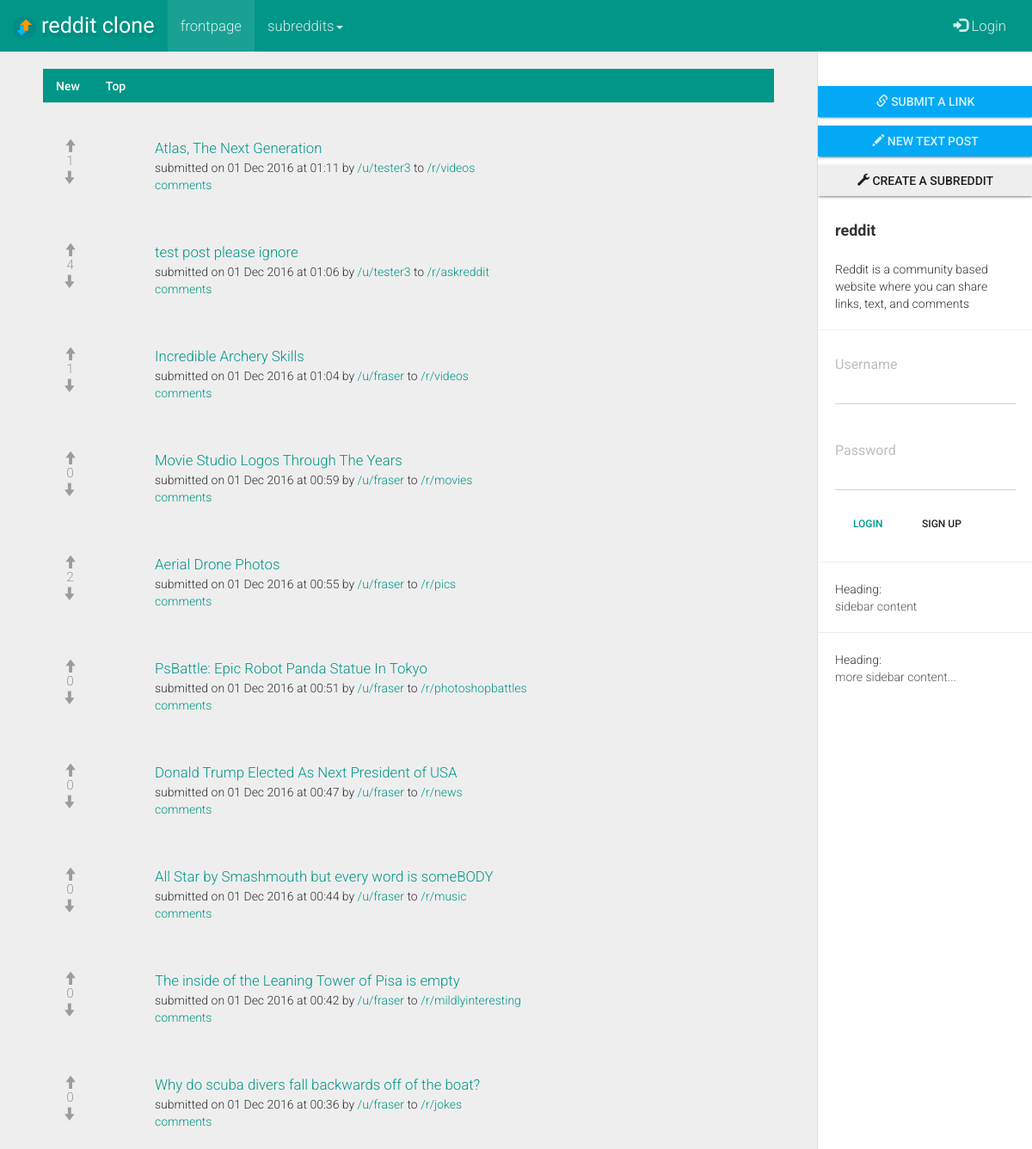
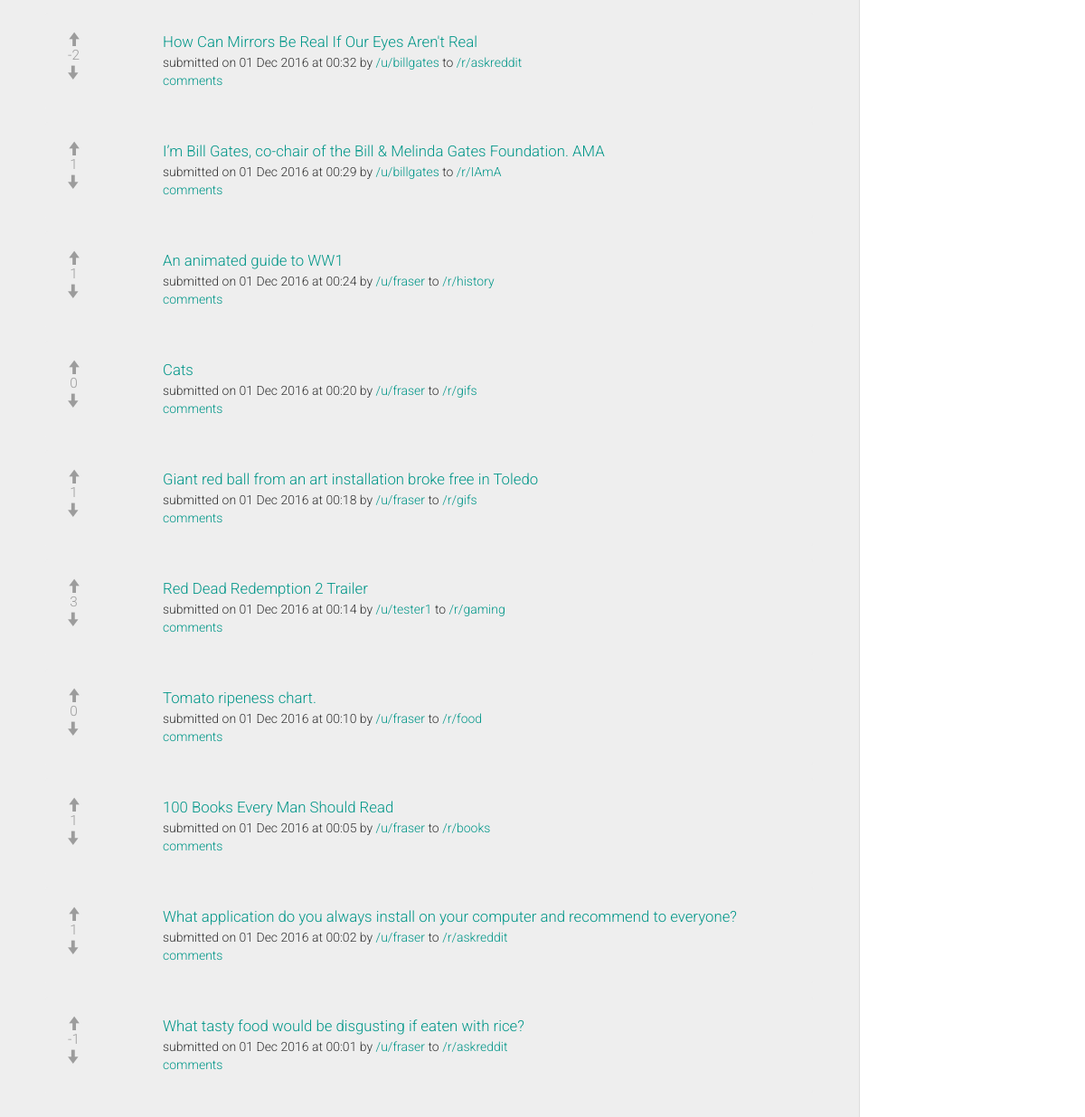
The page / on the database its author committed (2 pictures, top to bottom).
### tables this page shows
CREATE TABLE posts (
  post_id TEXT UNIQUE,
  related_subreddit_id TEXT,
  related_subreddit_name TEXT,
  related_user_id TEXT,
  post_type TEXT,
  post_title TEXT,
  url_friendly_title TEXT,
  post_link TEXT,
  post_textarea TEXT,
  post_timestamp TEXT,
  post_votes TEXT,
  upvoted_by_user TEXT,
  downvoted_by_user TEXT
);

### app.py (the view)
@app.route('/')
def root():
  if 'subreddit' in session:
    session.pop('subreddit', None)
    session.pop('subreddit_id', None)
  if 'username' in session:
    username = session['username']
  else:
    username = 'null'
  con = sqlite3.connect(db_location)
  con.row_factory = sqlite3.Row
  cursor = con.cursor()
  cursor.execute("SELECT * FROM posts ORDER BY post_timestamp DESC")
  new_posts = cursor.fetchall()
  cursor.execute("SELECT * FROM posts ORDER BY cast(post_votes as REAL) DESC")
  top_posts = cursor.fetchall()
  cursor.execute("SELECT post_id FROM posts WHERE upvoted_by_user LIKE ? ORDER BY post_timestamp desc",('%'+username+'%',))
  upvoted_by_user = cursor.fetchall()
  cursor.execute("SELECT post_id FROM posts WHERE downvoted_by_user LIKE ? ORDER BY post_timestamp desc",('%'+username+'%',))
  downvoted_by_user = cursor.fetchall()
  cursor.execute("SELECT post_id FROM posts WHERE upvoted_by_user LIKE ? ORDER BY cast(post_votes as REAL) desc",('%'+username+'%',))
  top_upvoted_by_user = cursor.fetchall()
  cursor.execute("SELECT post_id FROM posts WHERE downvoted_by_user LIKE ? ORDER BY cast(post_votes as REAL) desc",('%'+username+'%',))
  top_downvoted_by_user = cursor.fetchall()
  return render_template('frontpage.html', new_posts = new_posts, top_posts = top_posts, upvoted_by_user = upvoted_by_user, downvoted_by_user = downvoted_by_user, top_upvoted_by_user = top_upvoted_by_user, top_downvoted_by_user = top_downvoted_by_user), 200

### app.py (called while the page is built)
@app.teardown_appcontext
def close_db_connection(exception):
  db = getattr(g, 'db', None)
  if db is not None:
    db.close()

### templates/frontpage.html (shortened to what this page needs)
{% extends "base.html" %}
{% block body %}
    <div id="wrapper">
        <div id="sidebar-wrapper">
            <ul class="sidebar-nav"><div class="sidebar-spacer"> </div>
              <a href="{{ url_for('submit_form', _anchor='link') }}" class="btn btn-info btn-raised btn-block btn-sq"><span class="glyphicon glyphicon-link"> </span> submit a link</a>
              <a href="{{ url_for('submit_form', _anchor='text') }}" class="btn btn-info btn-raised btn-block btn-sq"><span class="glyphicon glyphicon-pencil"> </span> new text post</a>
              <a href="{{ url_for('subreddit_creation_form') }}" class="btn btn-default btn-raised btn-block btn-sq btn-create-sub"><span class="glyphicon glyphicon-wrench"> </span> create a subreddit</a>
                <li class="sidebar-brand">
                    <strong>reddit</strong>
                </li>
                <li>
                    <small class="sidebar-item">Reddit is a community based website where you can share links, text, and comments</small>
                </li>
                {% if session['username'] %}
                {% else %}
                  <hr>
                  <li>
                    <form action="{{ url_for('login') }}" method="POST">
                      <div class="form-group">
                        <label for="username">Username</label>
                        <input type="text" maxlength="15" name="username" id="username" class="form-control sidebar-login nospace" required>
                      </div>
                      <div class="form-group">
                        <label for="password">Password</label>
                        <input type="password" maxlength="50" name="password" id="password" class="form-control sidebar-login" required>
                      </div>
                      <button type="submit" class="btn btn-primary btn-sm">Login</button>
                      <a href="{{ url_for('register') }}" class="btn btn-default btn-sm">Sign up</a>
                    </form>
                  </li>
                {% endif %}
                <hr>
                <li>
                    <small>Heading:</small>
                    <p class="sidebar-item">sidebar content</p>
                </li>
                <hr>
                <li>
                    <small>Heading:</small>
                    <p class="sidebar-item">more sidebar content...</p>
                </li>
            </ul>
        </div>
        <div id="page-content-wrapper">
            <div class="container-fluid">
                <div class="row">
                    <div class="col-lg-12">
                        <ul class="nav nav-tabs">
                          <li class="active" id="new-tab"><a href="#new" id="show-new"> New</a></li>
                          <li id="top-tab"><a href="#top" id="show-top"> Top</a></li>
                        </ul>
                        <div class="tab-content">
                        <div id="new" class="tab-pane fade in active">
                      {% set upvote_count = 0 %}
                      {% set downvote_count = 0 %}
                         {% for post in new_posts %}
                          <div class="bs-callout bs-callout">
                            <div class="post-votes noselect">
                              {% if session['username'] %}
                                <input type="hidden" class="upvoted-by-user" value="{{ session['username'] }}">
                                  {% if post.post_id in upvoted_by_user[upvote_count] %}
                                      <span class="glyphicon glyphicon-arrow-up prev-upvoted" id="prev-upvoted"> </span><br>
                                      {% set upvote_count = upvote_count + 1 %}
                                  {% else %}
                                      <span class="glyphicon glyphicon-arrow-up upvote" id="upvote"> </span><br>
                                  {% endif %}
                              {% else %}
                                <span class="glyphicon glyphicon-arrow-up upvote-disabled" data-toggle="modal" data-target="#vote-login"> </span><br>
                              {% endif %}
                              <span class="votes-number">{{ post.post_votes }}</span><br>
                              {% if session['username'] %}
                                <input type="hidden" class="downvoted-by-user" value="{{ session['username'] }}">
                                  {% if post.post_id in downvoted_by_user[downvote_count] %}
                                    <span class="glyphicon glyphicon-arrow-down prev-downvoted" id="prev-downvoted"> </span><br>
                                     {% set downvote_count = downvote_count + 1 %}
                                  {% else %}
                                    <span class="glyphicon glyphicon-arrow-down downvote" id="downvote"> </span><br>
                                  {% endif %}
                              {% else %}
                                <span class="glyphicon glyphicon-arrow-down downvote-disabled" data-toggle="modal" data-target="#vote-login"> </span><br>
                              {% endif %}
                            </div>
                          {% if post.post_type == 'link' %}
                            <div class="thumb-img">
                              <div class="link-thumb" style="background-image: url('{{ post.post_link }}');">
                                <a class="thumb-href" href="{{ ''.join([' ',post.post_link]) }}" target="_blank"></a>
                              </div>
                            </div>
                          {% else %}
                            <div class="thumb-img">
                              <div class="text-thumb">
                                <a class="thumb-href" href="{{ url_for('comments_section', subreddit = post.related_subreddit_name, post_id = post.post_id, post_title = post.url_friendly_title) }}"></a>
                              </div>
                            </div>
                          {% endif %}
                          {% if post.post_type == 'link' %}
                            <a href="{{ ''.join([' ',post.post_link]) }}" class="sub-list-link" target="_blank">{{ post.post_title }} </a><br>
                          {% else %}
                            <a href="{{ url_for('comments_section', subreddit = post.related_subreddit_name, post_id = post.post_id, post_title = post.url_friendly_title) }}" class="sub-list-link">{{ post.post_title }} </a><br>
                          {% endif %}
                            <small>submitted on {{ post.post_timestamp }} by <a href="{{ url_for('user',user=post.related_user_id) }}">/u/{{ post.related_user_id }}</a> to <a href="{{ url_for('subreddit',subreddit=post.related_subreddit_name) }}">/r/{{ post.related_subreddit_name }}</a> </small>
                            <br><small><a href="{{ url_for('comments_section', subreddit = post.related_subreddit_name, post_id = post.post_id, post_title = post.url_friendly_title) }}">comments</a></small>
                          </div>
                        {% endfor %}
                       </div>
                    {% set top_upvote_count = 0 %}
                    {% set top_downvote_count = 0 %}
                       </div>
                    </div>
                </div>
            </div>
        </div>
    </div>
{% endblock %}

### templates/base.html (shortened to what this page needs)
<html>
<head>
  <link href="{{ url_for('static', filename='css/bootstrap.min.css') }}" rel="stylesheet">
  <link href="{{ url_for('static', filename='css/bootstrap-material-design.min.css') }}" rel="stylesheet">
  <link href="{{ url_for('static', filename='css/ripples.min.css') }}" rel="stylesheet">
  <link href="//cdn.rawgit.com/FezVrasta/dropdown.js/master/jquery.dropdown.css" rel="stylesheet">
  <link href="{{ url_for('static', filename='css/style.css') }}" rel="stylesheet">
  <link href="{{ url_for('static', filename='css/sidebar.css') }}" rel="stylesheet">
  <link href="{{ url_for('static', filename='css/jquery-ui.css') }}" rel="stylesheet">
</head>
<body>
<nav class="navbar navbar-default">
  <div class="container-fluid">
    <div class="navbar-header">
      <a class="navbar-brand navLogo" href="{{ url_for('root') }}"><img src="{{ url_for('static', filename='img/icons/logo.png') }}" id="logo-img">reddit clone</a>
    </div>
    <div class="collapse navbar-collapse" id="bs-example-navbar-collapse-1">
      <ul class="nav navbar-nav">
        <li {% if request.path == '/' %}class="active"{% endif %}><a href="{{
        url_for('root') }}"> frontpage<span class="sr-only">(current)</span></a></li>
        <li class="dropdown">
          <a href="#" class="dropdown-toggle" data-toggle="dropdown"
          role="button" aria-haspopup="true" aria-expanded="false"> subreddits<span class="caret"></span></a>
        </li>
      </ul>
      <ul class="nav navbar-nav navbar-right">
        {% if session['username'] %}
        <li class="dropdown">
          <a href="#" class="dropdown-toggle" data-toggle="dropdown"
          role="button" aria-haspopup="true" aria-expanded="false"><span
          class="glyphicon glyphicon-user"></span> {{ session['username'] }} <span class="caret"></span></a>
          <ul class="dropdown-menu">
            <li><a href="{{ url_for('user',user=session['username']) }}">My profile</a></li>
            <li role="separator" class="divider"></li>
            <li><a href="{{ url_for('logout') }}"><span class="glyphicon
            glyphicon-log-out"></span> Logout</a></li>
          </ul>
        </li>
        {% else %}
        <li><a href="{{ url_for('login') }}"><span class="glyphicon
        glyphicon-log-in"></span> Login</a></li>
        {% endif %}
      </ul>
    </div>
  </div>
</nav>
  <div class="container">
  {% block body %}
  {% endblock %}
  </div>
</body>
</html>

### static/css/style.css (style rules this page uses)
@media (min-width: 768px) { .navbar { border-radius: 0px !important; } }
small { font-size: 100%; }
.navbar .navbar-nav>li>a { font-size: 1.2em !important; }
.sidebar-nav > .btn { margin: 10px 0px !important; }
.navbar-brand { color: #fff !important; font-size: 1.8em; font-family: 'Jockey One', sans-serif; text-shadow: 2px 4px 3px rgba(0,0,0,0.1); -webkit-font-smoothing: antialiased; -moz-osx-font-smoothing: grayscale; }
#logo-img { height: 90%; margin-top: 4px; float: left; background: darkcyan; border-radius: 50%; padding: 3px; margin-right: 6px; }
.form-control { border-radius:0px !important; }
input.sidebar-login { height: 30px !important; }
.btn-sq { border-radius: 0px !important; }
.btn-create-sub { border-color: #e0e0e0 !important; }
.post-votes { float: left; width: 40px; height: 50px; text-align: center; padding-right: 7px; margin-left: -10px; font-size: 1.1em; }
.votes-number { color: #9c9c9c; }
.upvote-disabled { cursor: pointer; color: #9c9c9c; }
.downvote-disabled { cursor: pointer; color: #9c9c9c; }
.bs-callout { padding: 20px; margin: 20px 0; border: 1px solid #eee; border-left-width: 5px; border-radius: 3px; }
.bs-callout+.bs-callout { margin-top: -5px; }
.sub-list-link { font-size: 1.2em; }
div.default-thumb { background-image: url(https://i.imgur.com/GK3uwxk.png) !important; }
div.link-thumb { width: 60px; height: 60px; float: left; margin-right: 15px; margin-top: -4px; background-size: cover; background-repeat: no-repeat; background-position: 50% 50%; border-radius: 30px; position: relative }
div.text-thumb { width: 60px; height: 60px; float: left; margin-right: 15px; margin-top: -4px; background-image: url(https://i.imgur.com/6bB8Y9o.png); background-size: cover; background-repeat: no-repeat; background-position: 50% 50%; border-radius: 30px; position: relative }
.thumb-href { position:absolute; top:0px; left:0px; width:100%; height:100%; display:inline; }
#sidebar-wrapper { position: fixed !important; top: 0px; overflow-y: scroll !important; }
#page-content-wrapper { position: relative !important; }
@media (min-width: 768px) and (max-width: 1400px) { .container { width: 100% !important; } }
.bs-callout > small { white-space: pre; }
.navbar { z-index: 5555; }
.noselect { -webkit-touch-callout: none; -webkit-user-select: none; -khtml-user-select: none; -moz-user-select: none; -ms-user-select: none; user-select: none; }

### static/css/sidebar.css (style rules this page uses)
body { overflow-x: hidden; }
#wrapper { margin-top: -20px; padding-left: 0; -webkit-transition: all 0.5s ease; -moz-transition: all 0.5s ease; -o-transition: all 0.5s ease; transition: all 0.5s ease; }
#sidebar-wrapper { z-index: 1000; position: absolute; right: 0px; width: 0; height: 100%; margin-left: -250px; overflow: hidden; background: #fff; border-left: 1px solid #dcdcdc; -webkit-transition: all 0.5s ease; -moz-transition: all 0.5s ease; -o-transition: all 0.5s ease; transition: all 0.5s ease; }
#page-content-wrapper { width: 100%; position: absolute; padding: 15px; }
.sidebar-nav { position: absolute; top: 0; width: 250px; margin: 0; padding: 0; list-style: none; }
.sidebar-nav li { margin: 0px 20px 0px 20px; }
.sidebar-nav li p { color:#565656; word-wrap: break-word; }
.sidebar-nav > .sidebar-brand { height: 65px; font-size: 18px; line-height: 60px; }
@media (min-width:1024px) { #wrapper { margin-top: -20px; padding-right: 250px; } }
@media (min-width:1024px) { #sidebar-wrapper { width: 250px; } }
@media (min-width:1024px) { #page-content-wrapper { padding: 20px; position: relative; } }

### rows shown on the page
posts: post_votes "1", post_title "Atlas, The Next Generation", post_timestamp "01 Dec 2016 at 01:11", related_user_id "tester3", related_subreddit_name "videos"
posts: post_votes "4", post_title "test post please ignore", post_timestamp "01 Dec 2016 at 01:06", related_user_id "tester3", related_subreddit_name "askreddit"
posts: post_votes "1", post_title "Incredible Archery Skills", post_timestamp "01 Dec 2016 at 01:04", related_user_id "fraser", related_subreddit_name "videos"
posts: post_votes "0", post_title "Movie Studio Logos Through The Years", post_timestamp "01 Dec 2016 at 00:59", related_user_id "fraser", related_subreddit_name "movies"
posts: post_votes "2", post_title "Aerial Drone Photos", post_timestamp "01 Dec 2016 at 00:55", related_user_id "fraser", related_subreddit_name "pics"
posts: post_votes "0", post_title "PsBattle: Epic Robot Panda Statue In Tokyo", post_timestamp "01 Dec 2016 at 00:51", related_user_id "fraser", related_subreddit_name "photoshopbattles"
posts: post_votes "0", post_title "Donald Trump Elected As Next President of USA", post_timestamp "01 Dec 2016 at 00:47", related_user_id "fraser", related_subreddit_name "news"
posts: post_votes "0", post_title "All Star by Smashmouth but every word is someBODY", post_timestamp "01 Dec 2016 at 00:44", related_user_id "fraser", related_subreddit_name "music"
posts: post_votes "0", post_title "The inside of the Leaning Tower of Pisa is empty", post_timestamp "01 Dec 2016 at 00:42", related_user_id "fraser", related_subreddit_name "mildlyinteresting"
posts: post_votes "0", post_title "Why do scuba divers fall backwards off of the boat?", post_timestamp "01 Dec 2016 at 00:36", related_user_id "fraser", related_subreddit_name "jokes"
posts: post_votes "-2", post_title "How Can Mirrors Be Real If Our Eyes Aren't Real", post_timestamp "01 Dec 2016 at 00:32", related_user_id "billgates", related_subreddit_name "askreddit"
posts: post_votes "1", post_title "I’m Bill Gates, co-chair of the Bill & Melinda Gates Foundation. AMA", post_timestamp "01 Dec 2016 at 00:29", related_user_id "billgates", related_subreddit_name "IAmA"
posts: post_votes "1", post_title "An animated guide to WW1", post_timestamp "01 Dec 2016 at 00:24", related_user_id "fraser", related_subreddit_name "history"
posts: post_votes "0", post_title "Cats", post_timestamp "01 Dec 2016 at 00:20", related_user_id "fraser", related_subreddit_name "gifs"
posts: post_votes "1", post_title "Giant red ball from an art installation broke free in Toledo", post_timestamp "01 Dec 2016 at 00:18", related_user_id "fraser", related_subreddit_name "gifs"
posts: post_votes "3", post_title "Red Dead Redemption 2 Trailer", post_timestamp "01 Dec 2016 at 00:14", related_user_id "tester1", related_subreddit_name "gaming"
posts: post_votes "0", post_title "Tomato ripeness chart.", post_timestamp "01 Dec 2016 at 00:10", related_user_id "fraser", related_subreddit_name "food"
posts: post_votes "1", post_title "100 Books Every Man Should Read", post_timestamp "01 Dec 2016 at 00:05", related_user_id "fraser", related_subreddit_name "books"
posts: post_votes "1", post_title "What application do you always install on your computer and recommend to everyone?", post_timestamp "01 Dec 2016 at 00:02", related_user_id "fraser", related_subreddit_name "askreddit"
posts: post_votes "-1", post_title "What tasty food would be disgusting if eaten with rice?", post_timestamp "01 Dec 2016 at 00:01", related_user_id "fraser", related_subreddit_name "askreddit"
